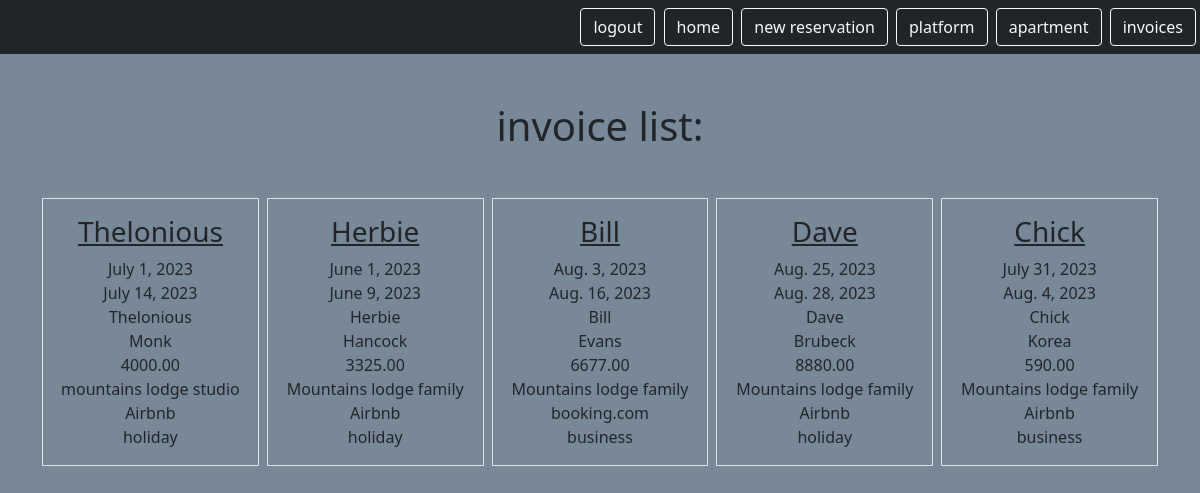
Page /mini/invoice (signed in) on the committed database.
### reservation/models.py (models this page shows, shortened)
class Reservation(models.Model):
    PURPOSE_CHOICES = [
        ("holiday", "holiday"),
        ("business", "business"),
        ("no-show", "no-show"),
    ]
    id = models.AutoField(primary_key=True)
    start_date = models.DateField(blank=True, null=True)
    end_date = models.DateField(blank=True, null=True)
    name = models.CharField(max_length=255)
    lname = models.CharField(max_length=255, blank=True)
    company = models.CharField(max_length=255, blank=True, null=True)
    address = models.CharField(max_length=255, blank=True, null=True)
    email = models.EmailField(blank=True, null=True)
    nationality = models.CharField(max_length=255, blank=True, null=True)
    t_sum = models.DecimalField(max_digits=10, decimal_places=2, blank=True, null=True)
    commission = models.DecimalField(
        max_digits=10, decimal_places=2, blank=True, null=True
    )
    rech_num = models.CharField(max_length=255, blank=True, null=True)
    link = models.URLField(blank=True, null=True)
    purpose = models.CharField(
        max_length=255, choices=PURPOSE_CHOICES, blank=True, null=True
    )
    user = models.ForeignKey(CustomUser, on_delete=models.CASCADE, related_name="reservation")
    platform = models.ForeignKey(
        Platform, on_delete=models.CASCADE, related_name="reservation", blank=True
    )
    apartment = models.ForeignKey(
        Apartment, on_delete=models.CASCADE, related_name="reservation", blank=True
    )

class Apartment(models.Model):
    user = models.ForeignKey(
        CustomUser, on_delete=models.CASCADE, related_name="apartment", null=True, blank=True
    )
    id = models.AutoField(primary_key=True)
    name = models.CharField(max_length=255)
    address = models.CharField(max_length=255)
    date_contract = models.DateField()
    def __str__(self):
        return self.name

class Platform(models.Model):
    user = models.ForeignKey(
        CustomUser, on_delete=models.CASCADE, related_name="platform", null=True, blank=True
    )
    id = models.AutoField(primary_key=True)
    name = models.CharField(max_length=255, blank=True)
    address = models.CharField(max_length=255, blank=True)
    kundennummer = models.CharField(max_length=255, blank=True)
    tel = models.CharField(max_length=255, blank=True)
    login = models.CharField(max_length=255, blank=True)
    url = models.URLField(blank=True, null=True)
    def __str__(self):
        return self.name

### reservation/views.py (the view)
# urls.py: path('invoice', views.InvoiceListView.as_view(), name='invoice.list'),
class InvoiceListView(LoginRequiredMixin, ListView):
    model = Reservation
    template_name = "invoice/inv_list.html"
    context_object_name = "reservation"  # name used in template
    login_url = LOGIN_URL
    def get_queryset(self):
        return self.request.user.reservation.all()

### reservation/templates/invoice/inv_list.html
{% extends "base.html" %}
{% block content %}
    <h1 class="my-5">invoice list:</h1>
        <div class="row row-cols3 g-2">
            {% for inv in reservation %}
            <div class="col">
                <div class="p-3 border">
                    <a href="{% url 'invoice.detail' pk=inv.id %}" class="text-dark text-decoration-non">
                        <h3>{{inv.name}}</h3>
                    </a>
                    {{inv.start_date }}</br>
                    {{inv.end_date }}</br>
                    {{inv.name }}</br>
                    {{inv.lname }}</br>
                    {{inv.t_sum }}</br>
                    {{inv.apartment }}</br>
                    {{inv.platform }}</br>
                    {{inv.purpose }}</br>
                </div>
            </div>
            {% endfor %}
        </div>
{% endblock %}

### static/templates/base.html (style rules this page uses)
body { background: lightslategray; }

### rows in the picture
Reservation: name "Thelonious", start_date "July 1, 2023", end_date "July 14, 2023", lname "Monk", t_sum "4000.00", apartment "mountains lodge studio", platform "Airbnb", purpose "holiday"
Reservation: name "Herbie", start_date "June 1, 2023", end_date "June 9, 2023", lname "Hancock", t_sum "3325.00", apartment "Mountains lodge family", platform "Airbnb", purpose "holiday"
Reservation: name "Bill", start_date "Aug. 3, 2023", end_date "Aug. 16, 2023", lname "Evans", t_sum "6677.00", apartment "Mountains lodge family", platform "booking.com", purpose "business"
Reservation: name "Dave", start_date "Aug. 25, 2023", end_date "Aug. 28, 2023", lname "Brubeck", t_sum "8880.00", apartment "Mountains lodge family", platform "Airbnb", purpose "holiday"
Reservation: name "Chick", start_date "July 31, 2023", end_date "Aug. 4, 2023", lname "Korea", t_sum "590.00", apartment "Mountains lodge family", platform "Airbnb", purpose "business"
